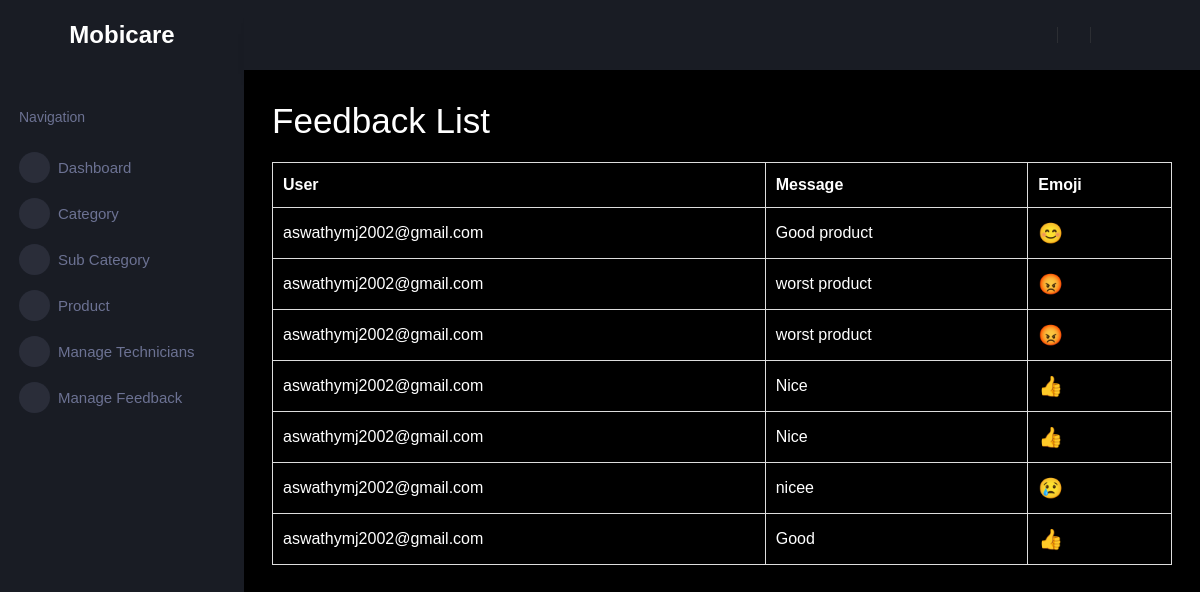
The app's page /feedback/list/ with its own data.
### myapp/models.py (models this page shows, shortened)
class Feedback(models.Model):
    user = models.ForeignKey(settings.AUTH_USER_MODEL, on_delete=models.CASCADE)
    message = models.TextField()
    emoji = models.CharField(max_length=10)  # Store emoji as a string
    created_at = models.DateTimeField(auto_now_add=True)
    STATUS_CHOICES = [
        ('active', 'Active'),
        ('inactive', 'Inactive'),
    ]
    status = models.CharField(max_length=10, choices=STATUS_CHOICES, default='active')

class CustomUser(AbstractUser):
    email = models.EmailField(unique=True)
    phone = models.CharField(max_length=15)
    address = models.TextField()
    pincode = models.CharField(max_length=6)
    ROLE_CHOICES = [
        ('technician', 'Technician'),
        ('user', 'User'),
        ('admin', 'Admin'),
    ]
    role = models.CharField(max_length=20, choices=ROLE_CHOICES)
    is_approved = models.BooleanField(default=False)
    STATUS_CHOICES = [
        ('active', 'Active'),
        ('inactive', 'Inactive'),
    ]
    status = models.CharField(max_length=10, choices=STATUS_CHOICES, default='active')
    qualification = models.FileField(upload_to='qualifications/', blank=True, null=True)

### myapp/views.py (the view)
# urls.py: path('feedback/list/', feedback_list_view, name='feedback_list'),
def feedback_list_view(request):
    feedbacks = Feedback.objects.all()
    return render(request, 'feedback_list.html', {'feedbacks': feedbacks})

### myapp/templates/feedback_list.html (shortened to what this page needs)
{% load static %}
<!DOCTYPE html>
<html lang="en">
<head>
    <link rel="stylesheet" href="{% static '/assets/vendors/mdi/css/materialdesignicons.min.css' %}">
    <link rel="stylesheet" href="{% static '/assets/vendors/css/vendor.bundle.base.css' %}">
    <link rel="stylesheet" href="{% static '/assets/vendors/jvectormap/jquery-jvectormap.css' %}">
    <link rel="stylesheet" href="{% static '/assets/vendors/flag-icon-css/css/flag-icon.min.css' %}">
    <link rel="stylesheet" href="{% static 'assets/vendors/owl-carousel-2/owl.carousel.min.css' %}">
    <link rel="stylesheet" href="{% static 'assets/vendors/owl-carousel-2/owl.theme.default.min.css' %}">
    <link rel="stylesheet" href="{% static 'assets/css/style.css' %}">
</head>
<body>
    <div class="container-scroller">
        <nav class="sidebar sidebar-offcanvas" id="sidebar">
            <div class="sidebar-brand-wrapper d-none d-lg-flex align-items-center justify-content-center fixed-top">
                <span class="logo-text">Mobicare</span>
            </div>
            <ul class="nav">
                <li class="nav-item profile">
                    <div class="profile-desc">
                    </div>
                </li>
                <li class="nav-item nav-category">
                    <span class="nav-link">Navigation</span>
                </li>
                <li class="nav-item menu-items">
                    <a class="nav-link" href="{% url 'admin_view' %}">
                        <span class="menu-icon">
                            <i class="mdi mdi-speedometer"></i>
                        </span>
                        <span class="menu-title">Dashboard</span>
                    </a>
                </li>
                <li class="nav-item menu-items">
                    <a class="nav-link" data-toggle="collapse" href="#category-menu" aria-expanded="false" aria-controls="ui-basic">
                        <span class="menu-icon">
                            <i class="mdi mdi-laptop"></i>
                        </span>
                        <span class="menu-title">Category</span>
                        <i class="menu-arrow"></i>
                    </a>
                </li>
                <li class="nav-item menu-items">
                    <a class="nav-link" data-toggle="collapse" href="#subcategory-menu" aria-expanded="false" aria-controls="ui-basic">
                        <span class="menu-icon">
                            <i class="mdi mdi-laptop"></i>
                        </span>
                        <span class="menu-title">Sub Category</span>
                        <i class="menu-arrow"></i>
                    </a>
                </li>
                <li class="nav-item menu-items">
                    <a class="nav-link" data-toggle="collapse" href="#product-menu" aria-expanded="false" aria-controls="ui-basic">
                        <span class="menu-icon">
                            <i class="mdi mdi-playlist-play"></i>
                        </span>
                        <span class="menu-title">Product</span>
                        <i class="menu-arrow"></i>
                    </a>
                </li>
                <li class="nav-item menu-items">
                    <a class="nav-link" href="{% url 'manage_technicians' %}">
                        <span class="menu-icon">
                            <i class="mdi mdi-account-multiple"></i>
                        </span>
                        <span class="menu-title">Manage Technicians</span>
                    </a>
                </li>
                <li class="nav-item menu-items">
                    <a class="nav-link" href="{% url 'feedback_list' %}">
                        <span class="menu-icon">
                            <i class="mdi mdi-account-multiple"></i>
                        </span>
                        <span class="menu-title">Manage Feedback</span>
                    </a>
                </li>
                <li class="nav-item menu-items">
                    <a class="nav-link" href="http://www.bootstrapdash.com/demo/corona-free/jquery/documentation/documentation.html">
                    </a>
                </li>
            </ul>
        </nav>
        <div class="container-fluid page-body-wrapper">
            <nav class="navbar p-0 fixed-top d-flex flex-row">
                <div class="navbar-menu-wrapper flex-grow d-flex align-items-stretch">
                    <button class="navbar-toggler navbar-toggler align-self-center" type="button" data-toggle="minimize">
                        <span class="mdi mdi-menu"></span>
                    </button>
                    <ul class="navbar-nav w-100">
                        <li class="nav-item w-100">
                            <form class="nav-link mt-2 mt-md-0 d-none d-lg-flex search">
                            </form>
                        </li>
                    </ul>
                    <ul class="navbar-nav navbar-nav-right">
                        <li class="nav-item nav-settings d-none d-lg-block">
                            <a class="nav-link" href="#">
                                <i class="mdi mdi-view-grid"></i>
                            </a>
                        </li>
                        <li class="nav-item dropdown border-left">
                        </li>
                        <li class="nav-item dropdown border-left">
                        </li>
                        <li class="nav-item dropdown">
                            <a class="nav-link" id="profileDropdown" href="#" data-toggle="dropdown">
                                <div class="navbar-profile">
                                    <i class="mdi mdi-menu-down d-none d-sm-block"></i>
                                </div>
                            </a>
                        </li>
                    </ul>
                </div>
            </nav>
            <div class="main-panel">
                <div class="content-wrapper">
<body>
<h1>Feedback List</h1>
<table>
    <thead>
        <tr>
            <th>User</th>
            <th>Message</th>
            <th>Emoji</th>
        </tr>
    </thead>
    <tbody>
        {% for feedback in feedbacks %}
        <tr>
            <td>{{ feedback.user.username }}</td>
            <td>{{ feedback.message }}</td>
            <td class="emoji">{{ feedback.emoji }}</td>
        </tr>
        {% empty %}
        <tr>
            <td colspan="3">No feedback available.</td>
        </tr>
        {% endfor %}
    </tbody>
</table>
</body>
</html>

### myapp/templates/feedback_list.html (style rules this page uses)
.logo-text { font-size: 24px; color: #fff; font-weight: bold; }
body { font-family: Arial, sans-serif; margin: 20px; }
table { width: 100%; border-collapse: collapse; margin-top: 20px; }
th, td { padding: 10px; border: 1px solid #ddd; text-align: left; }
th { background-color: black; }
.emoji { font-size: 20px; }

### records on screen
Feedback: user.username "aswathymj2002@gmail.com", message "Good product", emoji "😊"
Feedback: user.username "aswathymj2002@gmail.com", message "worst product", emoji "😡"
Feedback: user.username "aswathymj2002@gmail.com", message "worst product", emoji "😡"
Feedback: user.username "aswathymj2002@gmail.com", message "Nice", emoji "👍"
Feedback: user.username "aswathymj2002@gmail.com", message "Nice", emoji "👍"
Feedback: user.username "aswathymj2002@gmail.com", message "nicee", emoji "😢"
Feedback: user.username "aswathymj2002@gmail.com", message "Good", emoji "👍"
